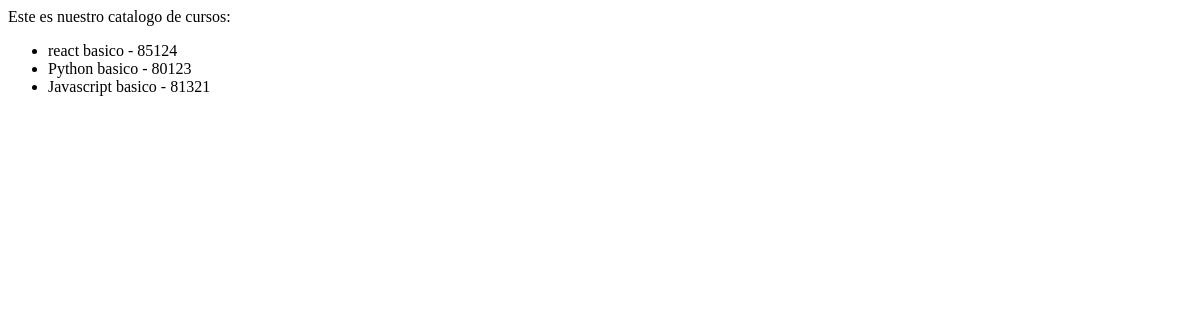
/app-coder/lista-cursos/, run on an earlier commit of the app's database.
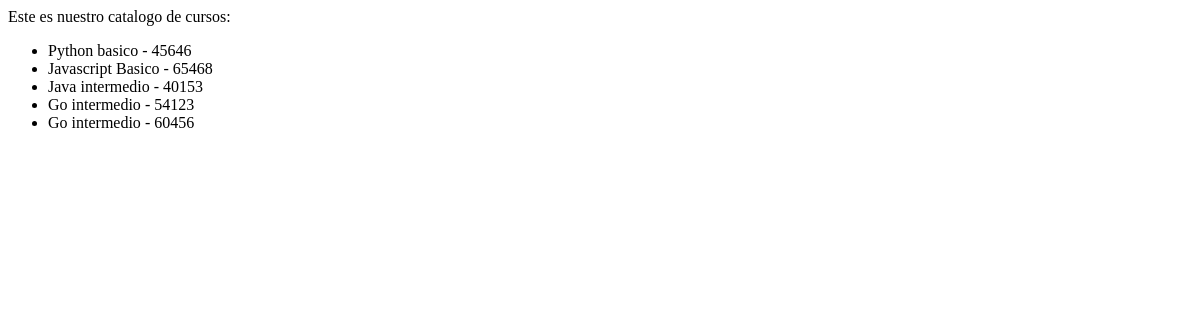
And on a later commit of the database.
### app_coder/models.py (models this page shows, shortened)
class Curso(models.Model):
  nombre = models.CharField(max_length=50)
  camada = models.IntegerField()
  class Meta():
    verbose_name = 'Course'
    verbose_name_plural = 'My courses...'
    ordering = ('-nombre', 'camada')

### app_coder/views.py (the view)
# urls.py: path('lista-cursos/', lista_cursos),
def lista_cursos(req):
  lista = Curso.objects.all()
  return render(req, "lista_cursos.html", {"lista_cursos": lista})

### app_coder/templates/lista_cursos.html (shortened to what this page needs)
<!DOCTYPE html>
<html lang="en">
<head>
</head>
<body>
  Este es nuestro catalogo de cursos:
  <ul>
    {% for curso in lista_cursos %}
      <li>{{curso.nombre}} - {{curso.camada}}</li>
    {% endfor %}
  </ul>
</body>
</html>

What changed in the data, as far as the page shows it:
changed Curso "Python basico": camada "80123" → "45646"
changed Curso: nombre "Javascript basico" → "Javascript Basico"; camada "81321" → "65468"
changed Curso: nombre "react basico" → "Java intermedio"; camada "85124" → "40153"; moves down the list
added Curso: nombre "Go intermedio", camada "54123"
added Curso: nombre "Go intermedio", camada "60456"
